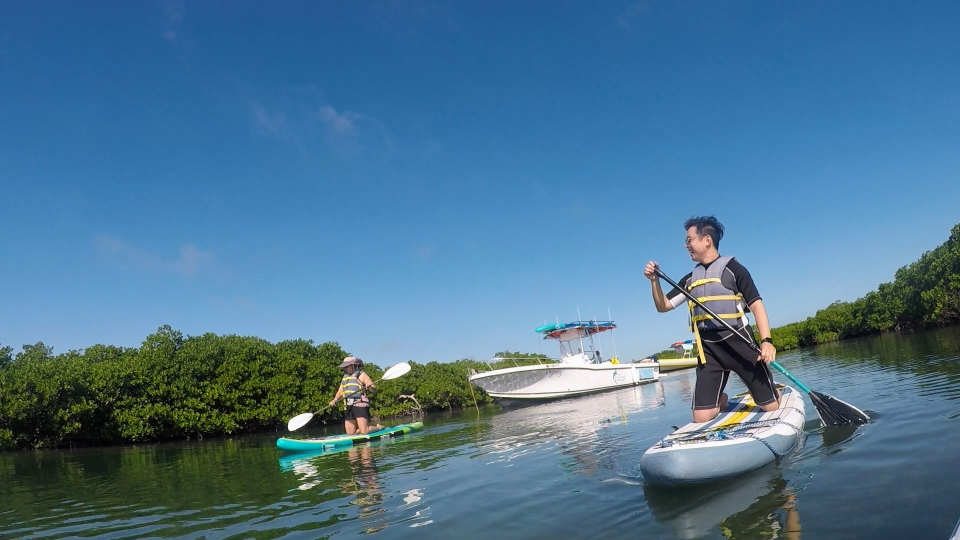
#> input picture original/GOPR0739.jpg, 1920 x 1080 px (shown at 1/2 size); its folder holds only this picture in this run
$ python preprocess.py   (older library calls are emulated)
#> lines starting #> are read from the running program, lines starting #| are printed output that depends on the picture
from PIL import Image
from PIL import ExifTags
from PIL import ImageDraw
from PIL import ImageFont
import os

# The base width of images.
BASE_WIDTH = 1024
WATERMARK = "zpjiang.me"


# Decide whether to proceed with rotation, shrinking or not.
def _should_proceed(image_path):
#> further down, image is the input picture: PIL image 1920x1080 RGB; mean R, G, B 76, 117.4, 145.9
    return ('jpg' in filepath or
            'JPG' in filepath or
            'jpeg' in filepath or
            'JPEG' in filepath or
            'png' in filepath or
            'PNG' in filepath)


# Rotates image if needed.
def _rotate(image):
    if not image:
        return

    try:
        for orientation in ExifTags.TAGS.keys():
            if ExifTags.TAGS[orientation] == 'Orientation':
                break
        exif = dict(image._getexif().items())
#> exif = 17 items

        if exif[orientation] == 3:
            image = image.rotate(180, expand=True)
        elif exif[orientation] == 6:
            image = image.rotate(270, expand=True)
        elif exif[orientation] == 8:
            image = image.rotate(90, expand=True)
    except (AttributeError, KeyError, IndexError):
        pass

    return image


# Shrinks image if needed.
def _shrink(image):
    if not image:
        return

    width = float(image.size[0])
#> width = 1920
    height = float(image.size[1])
#> height = 1080
    if width > BASE_WIDTH:
        ratio = BASE_WIDTH / width
#> ratio = 0.533
        width = BASE_WIDTH
        height = int(height * ratio)
#> height = 576
        image = image.resize((width, height), Image.ANTIALIAS)
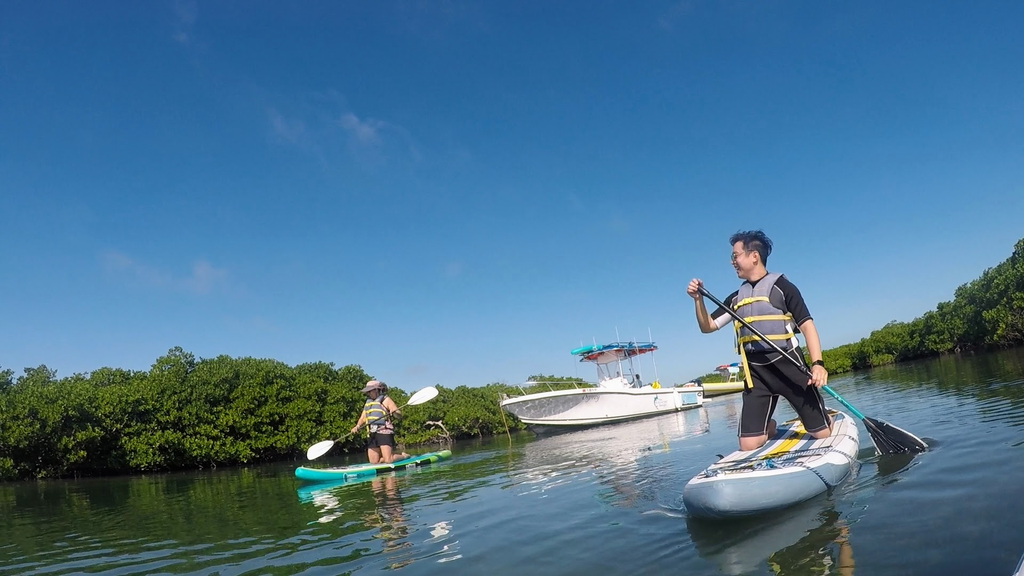
#> image: PIL image 1024x576 RGB; mean R, G, B 76, 117.4, 145.9

    return image


# Adds watermark.
def _watermark(image):
    if not image:
        return

    # make the image editable
    drawing = ImageDraw.Draw(image)

    # find the position
    width = image.size[0]
#> width = 1024
    height = image.size[1]
#> height = 576
    pos = (width - 130, height - 35)
#> pos = (894, 541)

    white = (255, 255, 255)
    font = ImageFont.truetype("Courier New Bold Italic.ttf", 20)
    drawing.text(pos, WATERMARK, fill=white, font=font)


if __name__ == '__main__':
    arr = os.listdir('.')
    for filepath in arr:
        if _should_proceed(filepath):
            image = Image.open(filepath)
            image = _rotate(image)
            image = _shrink(image)
            _watermark(image)
            image.save("../z_" + filepath)
